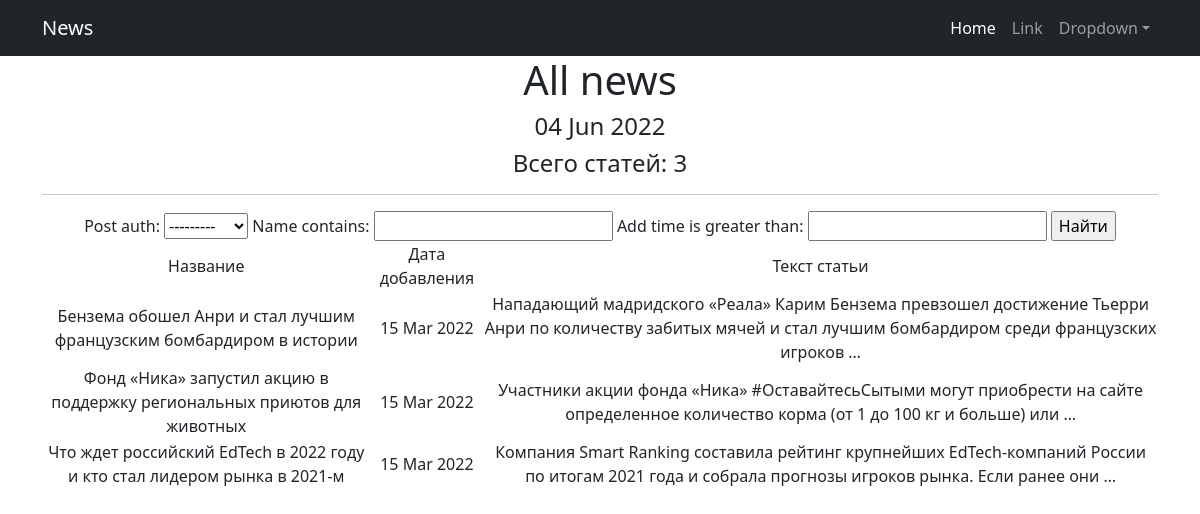
The app's page /search/, older data.
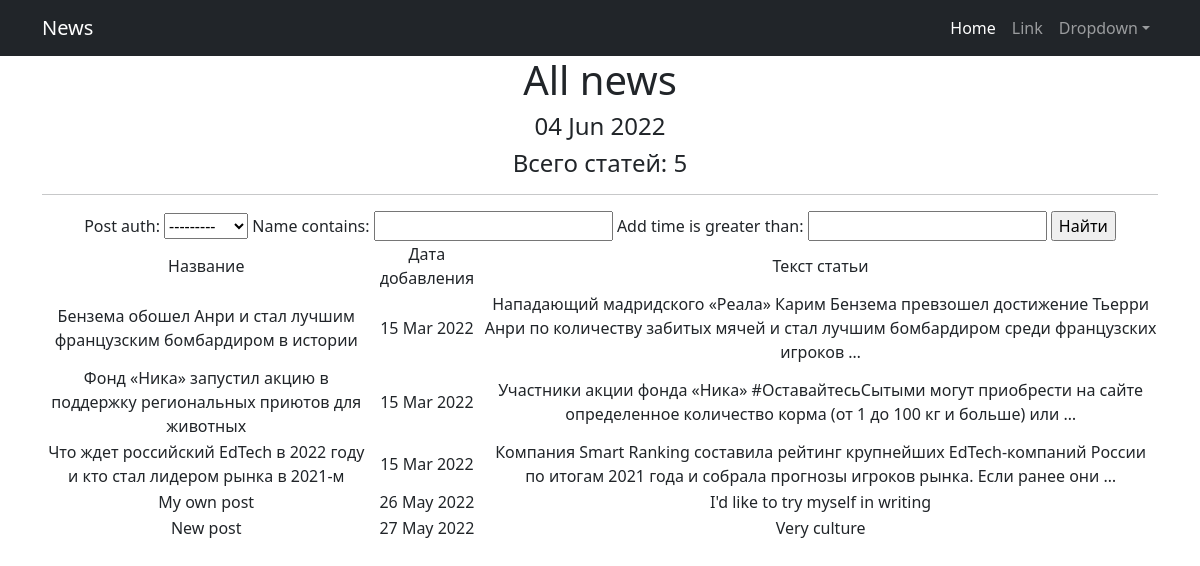
The same page, newer data.
### portal/models.py (models this page shows, shortened)
class Post(models.Model):
    post_auth = models.ForeignKey(Author, on_delete=models.CASCADE, related_name='posts')
    type = models.CharField(max_length=4, choices=POSTTYPES, default=news)
    add_time = models.DateTimeField(auto_now_add=True)
    category = models.ManyToManyField(Category, through='PostCategory')
    name = models.CharField(max_length=255)
    text = models.TextField()
    rating = models.FloatField(default=0)

### portal/views.py (the view)
# urls.py: path('search/', NewsListSearch.as_view(), name='news_search'),
class NewsListSearch(ListView):
    model = Post
    ordering = 'add_time'
    template_name = 'news_search.html'
    context_object_name = 'news'
    def get_context_data(self, **kwargs):
        context = super().get_context_data(**kwargs)
        context['filter'] = PostFilter(self.request.GET, queryset=self.get_queryset())
        context['time_now'] = datetime.utcnow()
        context['next_post'] = None
        return context

### portal/models.py (called while the page is built)
    def __str__(self):
        return f'{self.user}'

### templates/news_search.html (shortened to what this page needs)
{% extends 'flatpages/default.html' %}
{% load custom_filters %}
{% block content %}
    <h1> All news  </h1>
    <h4> {{ time_now|date:'d M Y' }} </h4>
<h4> {{ 'Всего статей:' }} {{ news|length }} </h4>
   <hr>
   {% if news %}
<form method="GET">
    {{ filter.form }}
    <input type="submit" value="Найти">
</form>
       <table>
           <tr>
               <td> Название </td>
               <td> Дата добавления </td>
               <td> Текст статьи </td>
           </tr>
           {% for post in filter.qs %}
           <tr>
               <td>{{ post.name|censor }}</td>
               <td>{{ post.add_time|date:'d M Y' }}</td>
               <td>{{ post.text|truncatewords:20|censor }}</td>
           </tr>
           {% endfor %}
       </table>
    {% else %}
       <h2> Новостей нет!</h2>
    {% endif %}
{% endblock content %}

### templates/flatpages/default.html (shortened to what this page needs)
<!DOCTYPE html>
<html lang="en">
    <head>
         {% load static %}
        <link href="{% static 'css/styles.css' %}" rel="stylesheet" />
    </head>
    <body>
        <nav class="navbar navbar-expand-lg navbar-dark bg-dark">
            <div class="container">
                <a class="navbar-brand" href="#"> News </a>
                <div class="collapse navbar-collapse" id="navbarSupportedContent">
                    <ul class="navbar-nav ms-auto mb-2 mb-lg-0">
                        <li class="nav-item"><a class="nav-link active" aria-current="page" href="#">Home</a></li>
                        <li class="nav-item"><a class="nav-link" href="#">Link</a></li>
                        <li class="nav-item dropdown">
                            <a class="nav-link dropdown-toggle" id="navbarDropdown" href="#" role="button" data-bs-toggle="dropdown" aria-expanded="false">Dropdown</a>
                        </li>
                    </ul>
                </div>
            </div>
        </nav>
        <div class="container">
           <div class="row">
               <div class="col-lg-12 text-center">
                   {% block content %}{% endblock content %}
               </div>
           </div>
        </div>
    </body>
</html>

Row changes from the older to the newer data that the page shows:
added Post: name|censor "My own post", add_time "26 May 2022", text|censor "I'd like to try myself in writing"
added Post: name|censor "New post", add_time "27 May 2022", text|censor "Very culture"
Text that changed along with them:
{{ news|length }}: "3" → "5"
